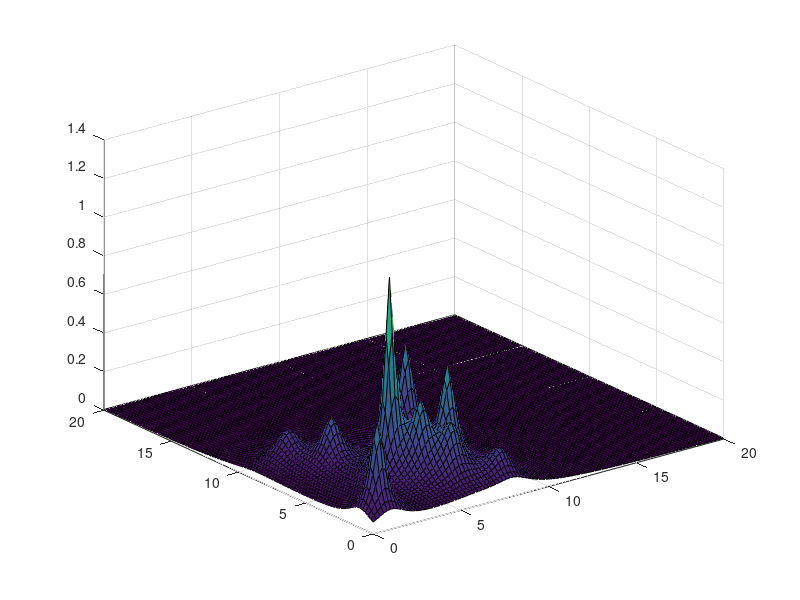
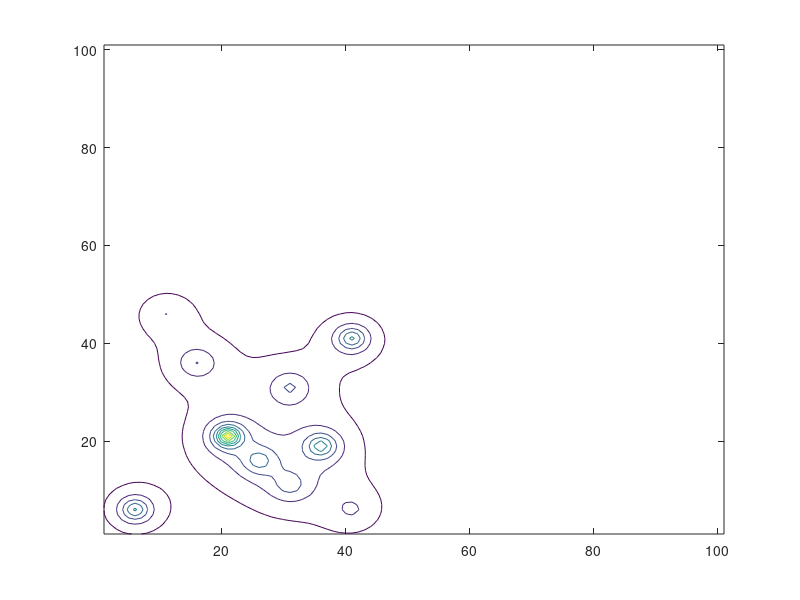

Source code (MATLAB) for these figures, in order:
%************terrain function figure********
%**********Foxhole Shekel function*********
%Altd(x,y) //return terrain altitude of position (x,y)
clear;
clc;
xx=0:0.2:20;
yy=0:0.2:20;
[X,Y]=meshgrid(xx,yy);
%Z=(cos(2*X+1)+2*cos(3*X+2)).*(cos(2*Y+1)+2*cos(3*Y+2));
%surf(Z)
%figure;
A=[4,1,8,6,3,2,5,8,6,7;
   4,1,8,6,7,9,3,1,2,3.6];
C=1/10.*[1,2,2,4,4,6,3,6,4,2];
Q=0;
for i=1:10
  Q=Q+0.1./((X-A(1,i)).*(X-A(1,i))+(Y-A(2,i)).*(Y-A(2,i))+C(i));
end
%for j=1:101
   % for k=1:101
   % x=xx(k);
    %y=yy(k);

%************end of the function******************

surf(X,Y,Q);
hold on
figure;
contour(Q);
% xlabel('X')
% ylabel('Y')
% zlabel('Z')


%figure
%contour(X,Y,Q)
%xlabel('X')
%ylabel('Y')